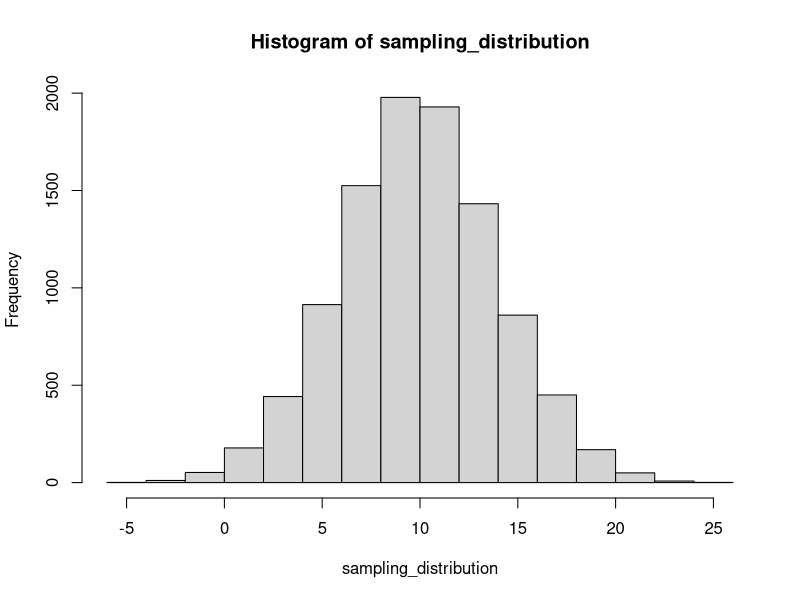
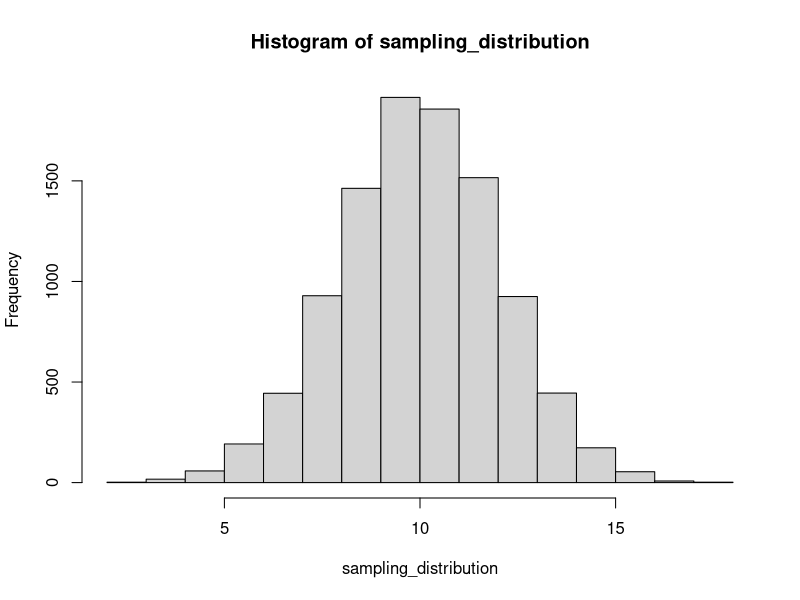
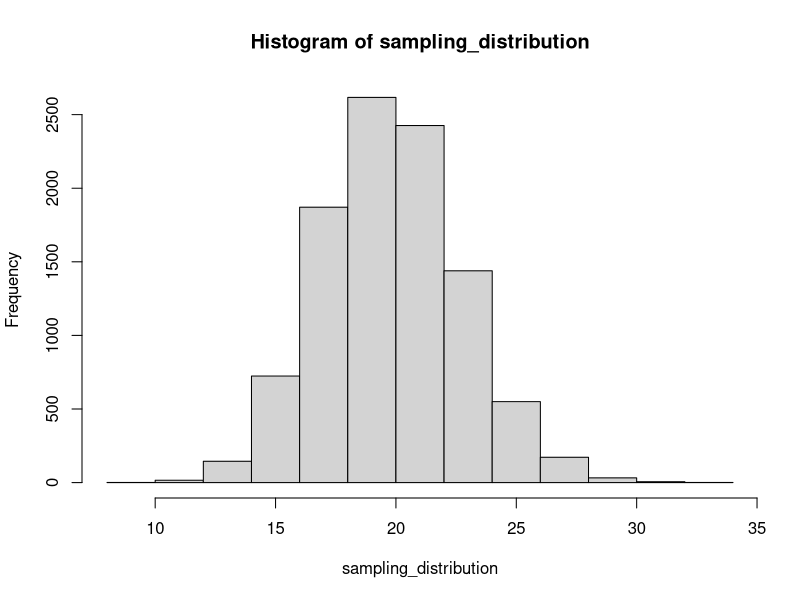

Reproduce these figures in R, in order.
## ---- chunk 1
knitr::opts_chunk$set(echo = TRUE)
## ---- chunk 2
pnorm(2.5, mean = 0, sd = 1, lower.tail = FALSE)

my_sample <- rnorm(1000000, mean = 0, sd = 1)

selection <- my_sample[my_sample > 2.5]

length(selection)/1000000
## ---- chunk 3
pnorm(q = 130, mean = 100, sd = 10, lower.tail = FALSE)
10000*pnorm(q = 130, mean = 100, sd = 10, lower.tail = FALSE)
## ---- chunk 4
sampling_distribution <- replicate(10000, mean(rnorm(25, mean = 10, sd = 20)) )
hist(sampling_distribution)

length(sampling_distribution[sampling_distribution >= 12])/10000

## ---- chunk 5
sampling_distribution <- replicate(10000, mean(rnorm(100, mean = 10, sd = 20)) )
hist(sampling_distribution)

length(sampling_distribution[sampling_distribution >= 12])/10000
## ---- chunk 6
sampling_distribution <- replicate(10000, sd(rnorm(25, mean = 10, sd = 20)) )
hist(sampling_distribution)

length(sampling_distribution[sampling_distribution <= 15])/10000
